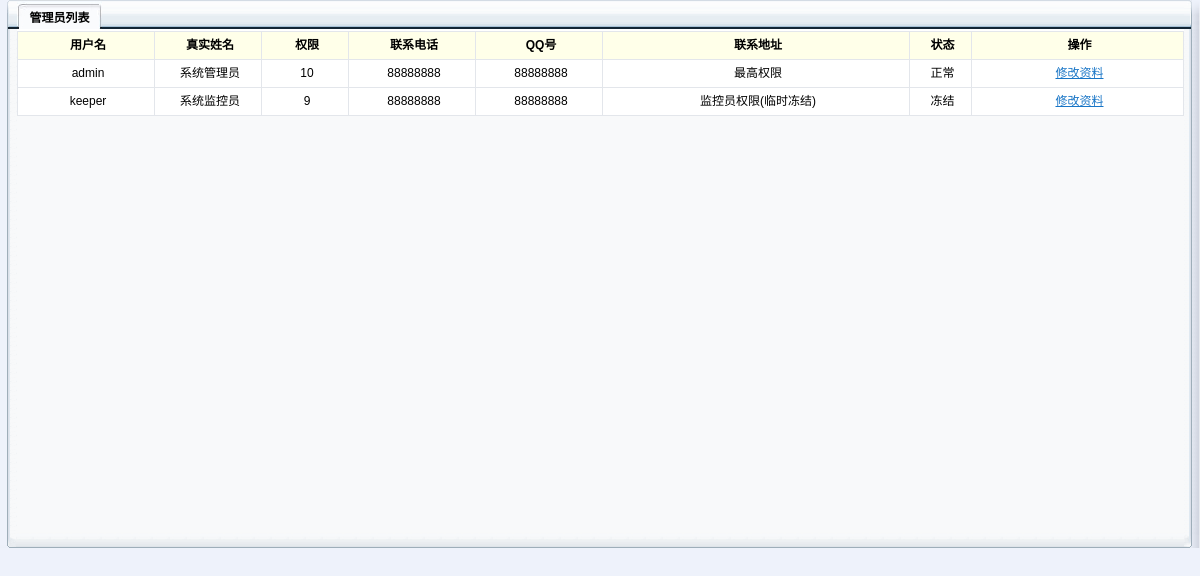
/fikcdn/admin/admin_list.php (signed in), run on the app's committed database.
### tables this page shows
CREATE TABLE `fikcdn_admin` (
  `id` int(4) unsigned NOT NULL AUTO_INCREMENT,
  `username` varchar(32) NOT NULL,
  `password` varchar(64) NOT NULL,
  `power` int(4) NOT NULL DEFAULT '0',
  `last_login_ip` varchar(32) DEFAULT NULL,
  `last_login_time` bigint(8) NOT NULL DEFAULT '0',
  `enable` int(4) DEFAULT '1',
  `nick` varchar(64) DEFAULT NULL,
  `phone` varchar(32) DEFAULT NULL,
  `qq` varchar(16) DEFAULT NULL,
  `addr` varchar(256) DEFAULT NULL,
  `note` varchar(512) DEFAULT NULL,
  `login_count` int(4) DEFAULT '0',
  UNIQUE KEY `id` (`id`)
);

### fikcdn/function/define.php (called while the page is built, shortened)
<?php
$PubDefine_ClientStatus[0]	='冻结';
$PubDefine_ClientStatus[1]	='正常';
$PubDefine_ClientStatus[2]	='过期';
?>

### fikcdn/admin/admin_list.php (the view, shortened to what this page needs)
<?php
include_once("./head.php");
?>
<div style="min-width:1080px;">
<table width="100%" border="0" cellpadding="0" cellspacing="0" bgcolor="#F8F9FA">
  <tr>
    <td width="17" valign="top" background="../images/mail_leftbg.gif"><img src="../images/left-top-right.gif" width="17" height="29" /></td>
    <td valign="top" background="../images/content-bg.gif">
	   <table width="100%" height="31" border="0" cellpadding="0" cellspacing="0" class="left_topbg" id="table2" >
			<tr height="31" class="TabToolTitle">
				<td height="31" width="85"><span class="title_bt">管理员列表</span></td>
				<td width="95%"></td>
			</tr>
        </table>
	</td>
    <td width="16" valign="top" background="../images/mail_rightbg.gif"><img src="../images/nav-right-bg.gif" width="16" height="29" /></td>
  </tr>
  <tr height="500">
	  <td valign="middle" background="../images/mail_leftbg.gif">&nbsp;</td>
	  <td valign="top">
		  <table width="800" border="0" class="dataintable">
			<tr>
				<th align="center" width="130">用户名</th>
				<th align="center" width="100">真实姓名</th>
				<th align="center" width="80">权限</th>
				<th align="center" width="120" align="center">联系电话</th>
				<th align="center" width="120" align="center">QQ号</th>
				<th align="center" width="300" align="center">联系地址</th>
				<th align="center" width="55" align="center">状态</th>
				<th align="center">操作</th>
			</tr>
<?php
	$db_link = FikCDNDB_Connect();
	if($db_link)
	{
		do
		{
			$sql = "SELECT * FROM fikcdn_admin Limit 100;";
			$result = mysql_query($sql,$db_link);
			$row_count=mysql_num_rows($result);
			for($i=0;$i<$row_count;$i++)
			{
				$id  		= mysql_result($result,$i,"id");
				$username	= mysql_result($result,$i,"username");
				$power 		= mysql_result($result,$i,"power");
				$enable 	= mysql_result($result,$i,"enable");
				$nick	  	= mysql_result($result,$i,"nick");
				$phone	 	= mysql_result($result,$i,"phone");
				$qq		   	= mysql_result($result,$i,"qq");
				$addr		= mysql_result($result,$i,"addr");
				$note		= mysql_result($result,$i,"note");
				echo '<tr bgcolor="#FFFFFF" align="center" onMouseMove="Event_trOnMouseOver(this)" title="'.$note.'" onMouseOut="Event_trOnMouseOut(this)">';
				echo '<td>'.$username.'</td>';
				echo '<td>'.$nick.'</td>';
				echo '<td>'.$power.'</td>';
				echo '<td>'.$phone.'</td>';
				echo '<td>'.$qq.'</td>';
				echo '<td>'.$addr.'</td>';
				echo '<td>'.$PubDefine_ClientStatus[$enable].'</td>';
				echo '<td><a href="javascript:void(0);" onclick="javescript:FikCdn_ModifyAdminBox('.$id.');" title="修改管理员资料">修改资料</a></td>';
				echo '</tr>';
			}
		}while(0);
	}
?>
		 </table>
	  </td>
	  <td background="../images/mail_rightbg.gif">&nbsp;</td>
  </tr>
   <tr>
    <td valign="bottom" background="../images/mail_leftbg.gif"><img src="../images/buttom_left2.gif" width="17" height="17" /></td>
    <td background="../images/buttom_bgs.gif"><img src="../images/buttom_bgs.gif" width="17" height="17"></td>
    <td valign="bottom" background="../images/mail_rightbg.gif"><img src="../images/buttom_right2.gif" width="16" height="17" /></td>
  </tr>
</table>
</div>
<?php
include_once("./tail.php");
?>

### fikcdn/admin/head.php (shortened to what this page needs)
<!DOCTYPE html PUBLIC "-//W3C//DTD XHTML 1.0 Transitional//EN" "http://www.w3.org/TR/xhtml1/DTD/xhtml1-transitional.dtd">
<html xmlns="http://www.w3.org/1999/xhtml">
<?php
include_once('../function/define.php');
?>
<head>
<link href="../css/main.css" type="text/css" rel="stylesheet" />
<link href="../css/table.css" type="text/css" rel="stylesheet" />
</head>
<body>

### fikcdn/admin/tail.php (shortened to what this page needs)
</body>
</html>

### fikcdn/css/main.css (style rules this page uses)
a:link, a:hover, a:active, a:visited { font-size:12px; color: #004499; font-family: verdana, Tahoma, Arial, "΢���ź�", "����", sans-serif; text-decoration: none; }
.left_topbg { background-image: url(../images/content-bg.gif); background-repeat: repeat-x; }
.title_bt { font-size: 12px; line-height: 26px; font-weight: bold; width:85px; color: #000000; background-image: url(../images/top_bt.jpg); background-repeat: no-repeat; display: block; padding-top: 5px; text-align:center; }

### fikcdn/css/table.css (style rules this page uses)
table .dataintable a:link, a:hover, a:active, a:visited { font-size:12px; color: #1875C6; font-family: verdana, Tahoma, Arial, "΢���ź�", "����", sans-serif; text-decoration: underline; }
table.dataintable { font-family: verdana, Tahoma, Arial, "΢���ź�", "����", sans-serif; margin-top:0px; border-collapse:collapse; border:1px solid #E3E6EB; width:100%; }
table.dataintable th { font-family: verdana, Tahoma, Arial, "΢���ź�", "����", sans-serif; font-size: 12px; line-height:25px; background-color:#FFFFE9; border:1px solid #E3E6EB; padding-left:5px; }
table.dataintable td { font-family: verdana, Tahoma, Arial, "΢���ź�", "����", sans-serif; font-size: 12px; line-height:25px; border:1px solid #E3E6EB; padding-left:5px; }

### data on the page
fikcdn_admin: username "admin", nick "系统管理员", power "10", phone "88888888", qq "88888888", addr "最高权限", enable "正常"
fikcdn_admin: username "keeper", nick "系统监控员", power "9", phone "88888888", qq "88888888", addr "监控员权限(临时冻结)", enable "冻结"
